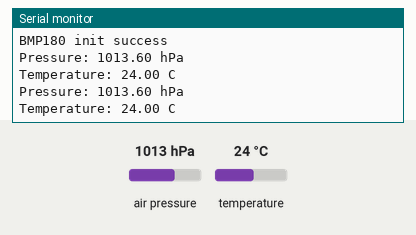
The sketch below on a simulated Arduino Uno, built with avr-gcc and run on an emulated ATmega328P. Shown: the last lines printed to the serial monitor. The inputs (shaded band) are chosen by the test bench; at power-on: air pressure 1013 hPa, temperature 24 °C.

Above: at 2.8 s.
2.9 s: air pressure set to 952 hPa
At 3.9 s:
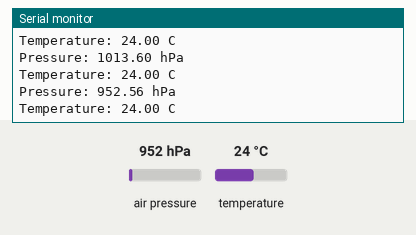
4.4 s: temperature set to 12 °C
At 5.7 s:
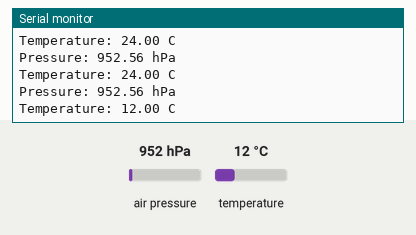
5.9 s: air pressure set to 975 hPa
At 7.0 s:
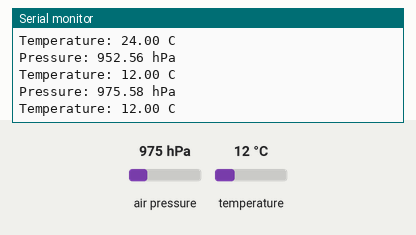
Timing chart, 0 to 8.9 s (numbered marks = the images above; inputs shaded):
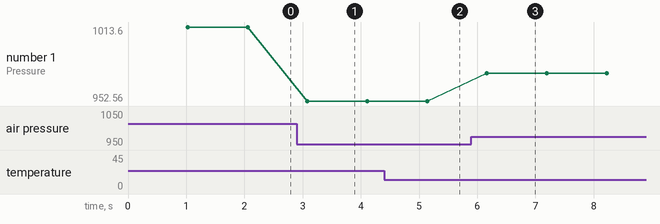

Measured:
- after the input at 2.9 s, the serial monitor: prints a new line after 0.18 s (image 1)
- after the input at 4.4 s, the serial monitor: prints a new line after 0.76 s (image 2)
- after the input at 5.9 s, the serial monitor: prints a new line after 0.27 s (image 3)
- plotted number 1: 1013.6 → 952.56 after the input at 2.9 s, 952.56 → 975.58 after the input at 5.9 s

The sketch:

sketch_sialtitudine.ino
```cpp
#include <Wire.h>
#include <SFE_BMP180.h>

SFE_BMP180 bmp180;

int Altitude = 5; //current altitude in meters

void setup() {
  Serial.begin(9600);
  bool success = bmp180.begin();

  if (success) {
    Serial.println("BMP180 init success");
  }
}

void loop() {

  char status;
  double T, P;
  bool success = false;

  status = bmp180.startTemperature();

  if (status != 0) {
    delay(1000);
    status = bmp180.getTemperature(T);

    if (status != 0) {
      status = bmp180.startPressure(3);

      if (status != 0) {
        delay(status);
        status = bmp180.getPressure(P, T);

        if (status != 0) {
          float comp = bmp180.sealevel(P, Altitude);

          Serial.print("Pressure: ");
          Serial.print(comp);
          Serial.println(" hPa");

          Serial.print("Temperature: ");
          Serial.print(T);
          Serial.println(" C");
        }
      }
    }
  }
}
```
